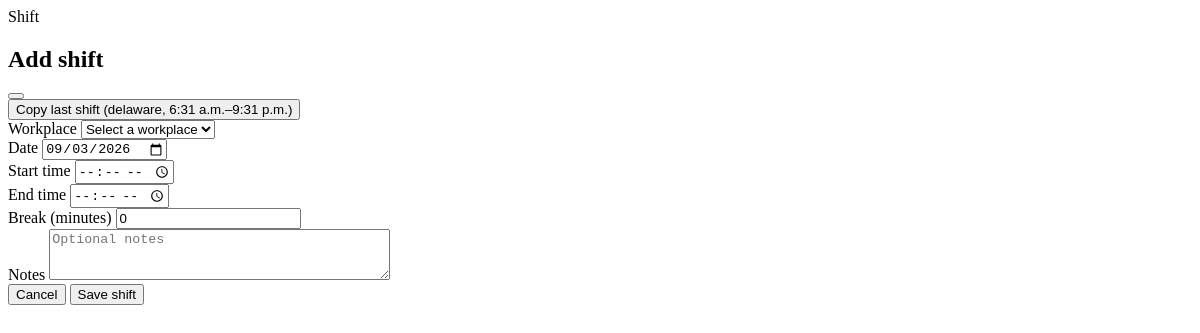
/shifts/add/ (signed in), run on an earlier commit of the app's database.
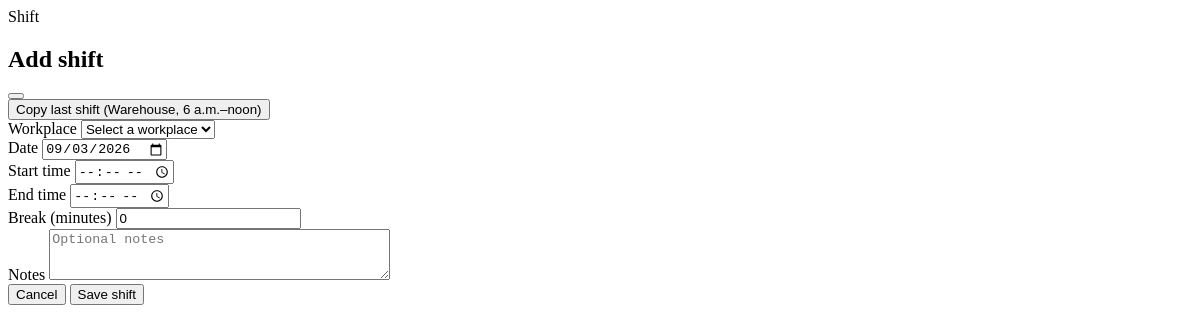
And on a later commit of the database.
### shifts/models.py (models this page shows, shortened)
class Shift(models.Model):
    user = models.ForeignKey(
        settings.AUTH_USER_MODEL,
        on_delete=models.CASCADE,
        related_name="shifts",
    )
    workplace = models.ForeignKey(
        Workplace,
        on_delete=models.PROTECT,
        related_name="shifts",
    )
    date = models.DateField()
    start_time = models.TimeField()
    end_time = models.TimeField()
    break_minutes = models.PositiveIntegerField(default=0)
    hourly_rate_at_time = models.DecimalField(
        max_digits=6,
        decimal_places=2,
    )
    notes = models.TextField(
        blank=True,
    )
    created_at = models.DateTimeField(auto_now_add=True)
    updated_at = models.DateTimeField(auto_now=True)

### workspaces/models.py (models this page shows, shortened)
class Workplace(models.Model):
    user = models.ForeignKey(
        settings.AUTH_USER_MODEL,
        on_delete=models.CASCADE,
        related_name="workplaces",
    )
    name = models.CharField(max_length=100)
    hourly_rate = models.DecimalField(
        max_digits=6,
        decimal_places=2,
    )
    is_active = models.BooleanField(default=True)
    created_at = models.DateTimeField(auto_now_add=True)
    updated_at = models.DateTimeField(auto_now=True)
    def __str__(self):
        return self.name

### shifts/views.py (the view, shortened to what this page needs)
# urls.py: path("shifts/add/", views.shift_create, name="shift_create"),
@login_required
def shift_create(request):
    try:
        workplaces = Workplace.objects.filter(
            user=request.user,
            is_active=True,
        )
        if not workplaces.exists() and request.method == "GET":
            return render(
                request,
                "shifts/partials/modal_no_workplace.html",
            )
        initial, copied_from = _shift_defaults(request)
        form = ShiftForm(user=request.user, initial=initial)
        return render(
            request,
            "shifts/partials/modal_form.html",
            _create_form_context(request, form, copied_from=copied_from),
        )
    except Exception:
        form = ShiftForm(request.POST or None, user=request.user)
        return render(
            request,
            "shifts/partials/modal_form.html",
            _create_form_context(
                request,
                form,
                extra={"error": "Could not save this shift."},
            ),
        )

### shifts/views.py (called while the page is built)
def _user_shifts(user):
    return user.shifts.select_related("workplace").order_by("-date", "-start_time")

def _last_user_shift(user):
    return _user_shifts(user).first()

def _shift_defaults(request):
    initial = {"date": timezone.localdate()}
    selected_day = request.GET.get("day")
    if selected_day:
        try:
            initial["date"] = date.fromisoformat(selected_day)
        except ValueError:
            pass
    source = None
    copy_id = request.GET.get("copy")
    if copy_id:
        source = (
            request.user.shifts.select_related("workplace").filter(pk=copy_id).first()
        )
    elif request.GET.get("repeat"):
        source = _last_user_shift(request.user)
    if source:
        initial["start_time"] = source.start_time
        initial["end_time"] = source.end_time
        initial["break_minutes"] = source.break_minutes
        if source.workplace.is_active:
            initial["workplace"] = source.workplace
    return initial, source

### shifts/templates/shifts/partials/modal_form.html (shortened to what this page needs)
<div
    class="modal-overlay"
    role="dialog"
    aria-modal="true"
    aria-labelledby="shift-modal-title"
    onclick="if (event.target === this) closeModal()"
>
    <div class="modal-panel">
        <div class="flex items-start justify-between gap-3">
            <div>
                <p class="text-xs font-medium uppercase tracking-[0.18em] text-teal-800">Shift</p>
                <h2 id="shift-modal-title" class="mt-1 font-serif text-2xl tracking-tight text-stone-900">
                    {% if shift %}Edit shift{% else %}Add shift{% endif %}
                </h2>
            </div>
            <button
                type="button"
                onclick="closeModal()"
                class="rounded-lg p-1 text-stone-400 transition hover:bg-stone-100 hover:text-stone-700"
                aria-label="Close"
            >
            </button>
        </div>
        <form
            method="post"
            hx-post="{% if shift %}{% url 'shift_update' shift.pk %}{% else %}{% url 'shift_create' %}{% endif %}"
            hx-target="#modal"
            hx-swap="innerHTML"
            class="form-control mt-6 space-y-4"
        >
            {% if not shift and last_shift %}
                <button
                    type="button"
                    hx-get="{% url 'shift_create' %}?repeat=1{% if selected_day %}&day={{ selected_day }}{% endif %}"
                    hx-target="#modal"
                    hx-swap="innerHTML"
                    class="text-sm font-medium text-teal-800 hover:underline"
                >
                    Copy last shift ({{ last_shift.workplace.name }}, {{ last_shift.start_time }}–{{ last_shift.end_time }})
                </button>
            {% endif %}
            {% for field in form.visible_fields %}
                <div>
                    <label for="{{ field.id_for_label }}" class="text-sm font-medium text-stone-700">
                        {{ field.label }}
                    </label>
                    {{ field }}
                </div>
            {% endfor %}
            <div class="modal-actions pt-2">
                <button
                    type="button"
                    onclick="closeModal()"
                    class="rounded-xl px-4 py-2.5 text-sm font-medium text-stone-600 transition hover:bg-stone-100"
                >
                    Cancel
                </button>
                <button
                    type="submit"
                    class="rounded-xl bg-teal-800 px-4 py-2.5 text-sm font-semibold text-white shadow-sm transition hover:bg-teal-700"
                >
                    {% if shift %}Save changes{% else %}Save shift{% endif %}
                </button>
            </div>
        </form>
    </div>
</div>

What changed in the data, as far as the page shows it:
removed Shift: workplace.name "delaware", start_time "6:31 a.m.", end_time "9:31 p.m."
added Shift: workplace.name "Warehouse", start_time "6 a.m.", end_time "noon"
